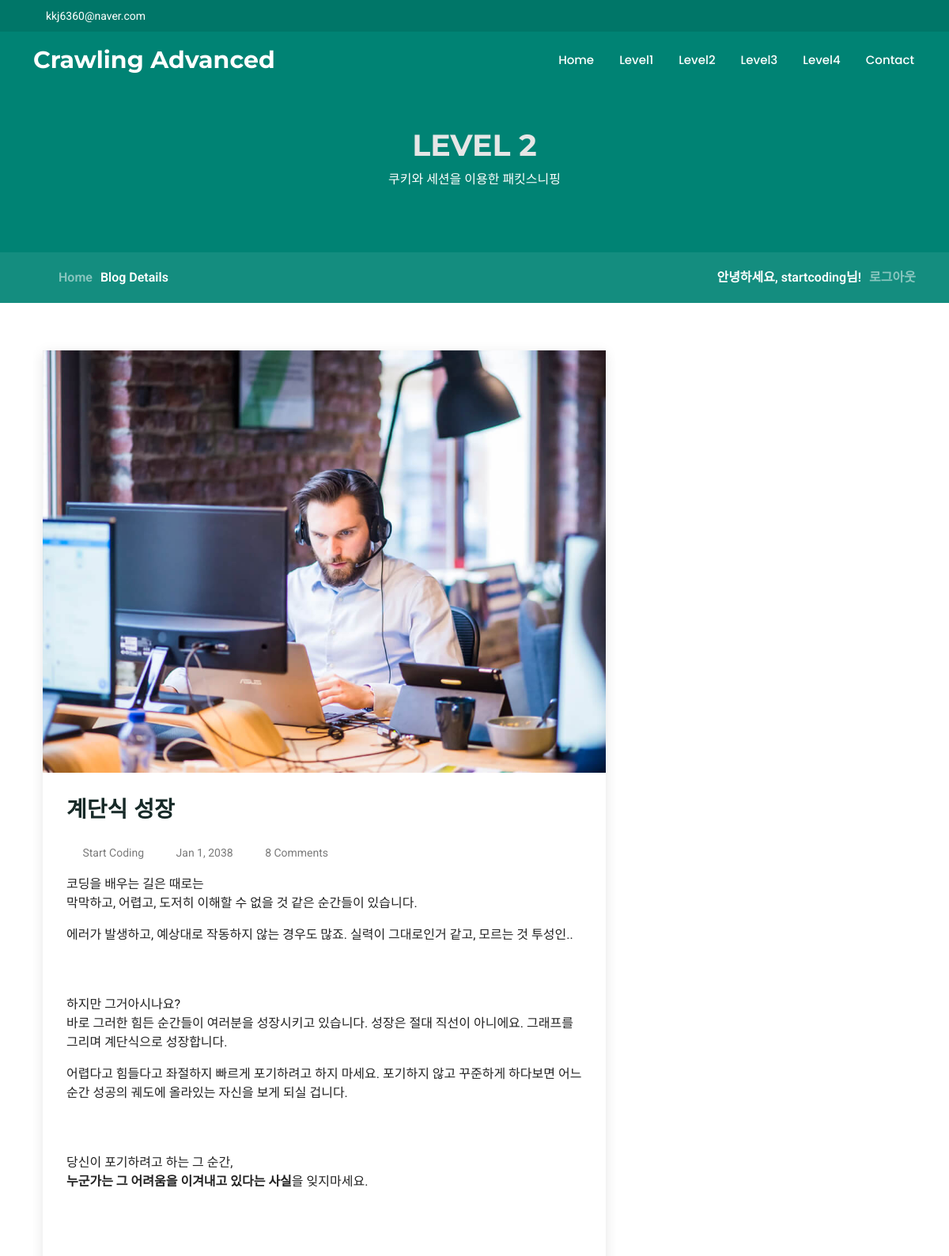
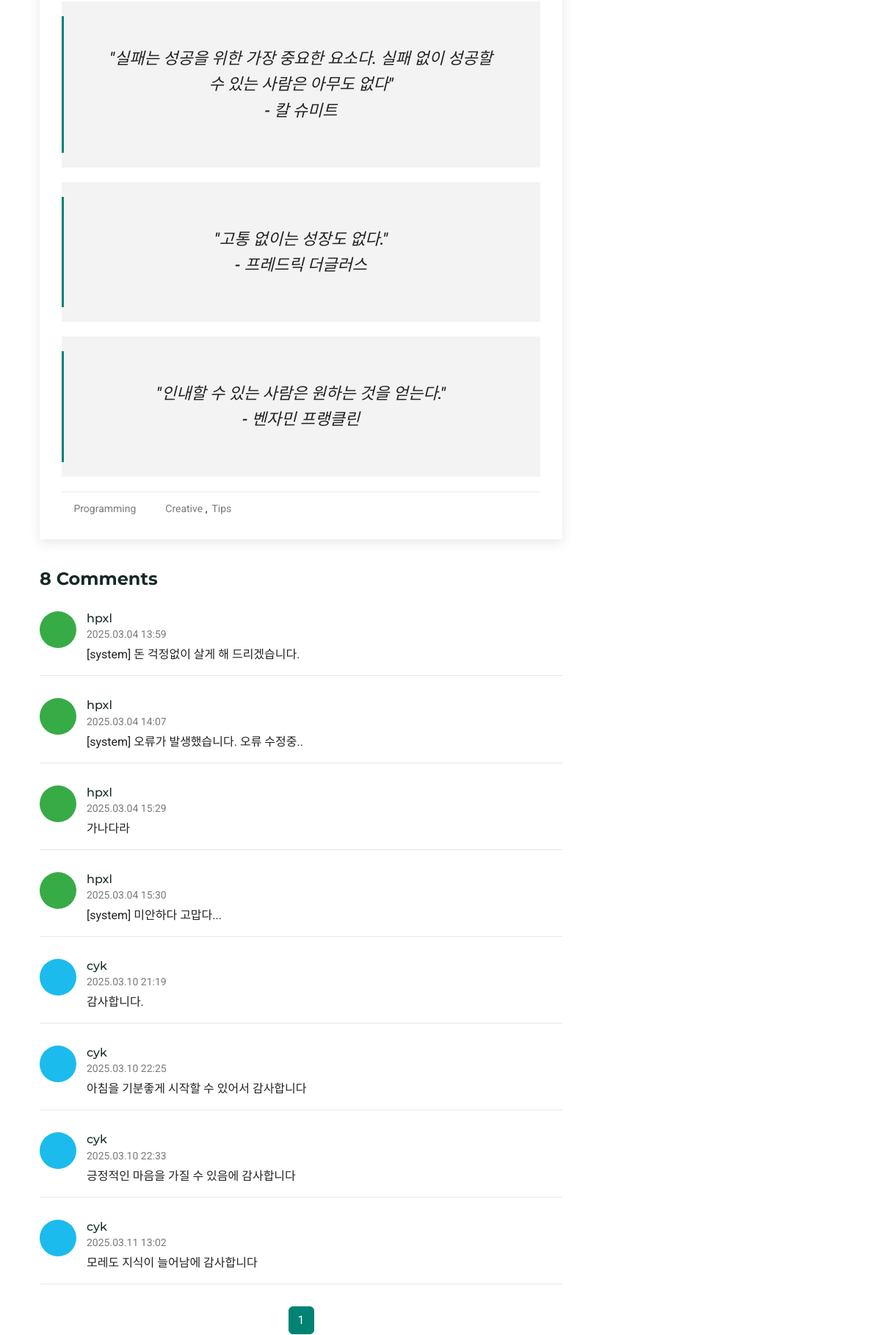
Page /level2 (signed in, upper part) on the committed database (2 pictures, top to bottom).
### app/models.py (models this page shows, shortened)
class User(UserMixin, db.Model):
    id = db.Column(db.Integer, primary_key=True)
    username = db.Column(db.String(64), unique=True, nullable=False)
    password_hash = db.Column(db.String(128), nullable=False)
    color = db.Column(db.String(7), default="#000000")
    comments = db.relationship('Comment', backref='author', lazy='dynamic')

class Comment(db.Model):
    id = db.Column(db.Integer, primary_key=True)
    content = db.Column(db.Text, nullable=False)
    user_id = db.Column(db.Integer, db.ForeignKey('user.id'), nullable=False)
    created_at = db.Column(db.DateTime, default=lambda: datetime.now(ZoneInfo("Asia/Seoul")))  # 한국 시간 기준

### app/routes.py (the view)
@app.route('/level2')
def level2():
    page = request.args.get('page', 1, type=int)
    comments_query = Comment.query.order_by(Comment.created_at.asc())
    comments = comments_query.paginate(page=page, per_page=20)
    comment_form = CommentForm()
    edit_form = EditCommentForm()
    delete_form = DeleteForm()
    return render_template('level2.html', comments=comments, form=comment_form, edit_form=edit_form, delete_form=delete_form)

### app/models.py (called while the page is built)
@login.user_loader
def load_user(id):
    return User.query.get(int(id))

### app/templates/level2.html (shortened to what this page needs)
{% extends "main_base.html" %}
{% block content %}
<main class="main">
  <div class="page-title">
    <div class="heading">
      <div class="container">
        <div class="row d-flex justify-content-center text-center">
          <div class="col-lg-8">
            <h1>LEVEL 2</h1>
            <p class="mb-0">쿠키와 세션을 이용한 패킷스니핑</p>
          </div>
        </div>
      </div>
    </div>
    <nav class="breadcrumbs">
      <div class="container">
        <ol>
          <li><a href="/">Home</a></li>
          <li class="current">Blog Details</li>
        </ol>
        <ol>
          {% if current_user.is_authenticated %}
          <li>
            <span class="navbar-text">안녕하세요, {{ current_user.username }}님!</span>
          </li>
          <li>
            <a class="nav-link" href="{{ url_for('logout') }}">로그아웃</a>
          </li>
          {% endif %}
        </ol>
      </div>
    </nav>
  </div>
  <div class="container">
    <div class="row">
      <div class="col-lg-8">
        <section id="blog-details" class="blog-details section">
          <div class="container">
            <article class="article">
              <div class="post-img">
                <img src="assets/img/blog/blog-1.jpg" alt="" class="img-fluid">
              </div>
              <h2 class="title">계단식 성장</h2>
              <div class="meta-top">
                <ul>
                  <li class="d-flex align-items-center"><i class="bi bi-person"></i> <a href="#">Start Coding</a></li>
                  <li class="d-flex align-items-center"><i class="bi bi-clock"></i> <a href="#"><time
                        datetime="2038-01-01">Jan 1, 2038</time></a></li>
                  <li class="d-flex align-items-center"><i class="bi bi-chat-dots"></i> <a href="#">{{
                      comments.total }}
                      Comments</a></li>
                </ul>
              </div>
              <div class="content">
                <p>
                  코딩을 배우는 길은 때로는 <br>막막하고, 어렵고, 도저히 이해할 수 없을 것 같은 순간들이 있습니다.
                </p>
                <p>
                  에러가 발생하고, 예상대로 작동하지 않는 경우도 많죠. 실력이 그대로인거 같고, 모르는 것 투성인..
                </p><br><br>
                <p>
                  하지만 그거아시나요? <br>바로 그러한 힘든 순간들이 여러분을 성장시키고 있습니다. 성장은 절대 직선이 아니에요. 그래프를 그리며 계단식으로 성장합니다.
                </p>
                <p>
                  어렵다고 힘들다고 좌절하지 빠르게 포기하려고 하지 마세요. 포기하지 않고 꾸준하게 하다보면 어느순간 성공의 궤도에
                  올라있는 자신을 보게 되실 겁니다.
                </p><br><br>
                <p>
                  당신이 포기하려고 하는 그 순간,<br> <b>누군가는 그 어려움을 이겨내고 있다는 사실</b>을 잊지마세요.
                </p><br><br>
                <blockquote>
                  <p>
                    "실패는 성공을 위한 가장 중요한 요소다. 실패 없이 성공할 수 있는 사람은 아무도 없다" <br>- 칼 슈미트
                  </p>
                </blockquote>
                <blockquote>
                  <p>
                    "고통 없이는 성장도 없다." <br>- 프레드릭 더글러스
                  </p>
                </blockquote>
                <blockquote>
                  <p>
                    "인내할 수 있는 사람은 원하는 것을 얻는다." <br>- 벤자민 프랭클린
                  </p>
                </blockquote>
              </div>
              <div class="meta-bottom">
                <i class="bi bi-folder"></i>
                <ul class="cats">
                  <li><a href="#">Programming</a></li>
                </ul>
                <i class="bi bi-tags"></i>
                <ul class="tags">
                  <li><a href="#">Creative</a></li>
                  <li><a href="#">Tips</a></li>
                </ul>
              </div>
            </article>
          </div>
        </section>
        <section id="blog-comments" class="blog-comments section">
          <div class="container">
            <h4 class="comments-count">{{ comments.total }} Comments</h4>
            {% for comment in comments.items %}
            <div id="comment-{{ comment.id }}" class="comment">
              <div class="d-flex">
                <div class="comment-img">
                  <span style="background-color: {{ comment.author.color }};"></span>
                </div>
                <div>
                  <h5 class="comment-name">{{ comment.author.username }}</h5>
                  <time class="comment-date">{{ comment.created_at.strftime('%Y.%m.%d %H:%M') }}</time>
                  <p class="comment-text">{{ comment.content }}</p>
                </div>
              </div>
            </div>
            {% endfor %}
            <nav aria-label="Page navigation">
              <ul class="pagination">
                {% for page_num in comments.iter_pages() %}
                <li class="page-item {% if page_num == comments.page %}active{% endif %}">
                  <a class="page-link" href="{{ url_for('level2', page=page_num) }}">{{ page_num }}</a>
                </li>
                {% endfor %}
              </ul>
            </nav>
          </div>
        </section>
      </div>
    </div>
  </div>
</main>
{% endblock %}

### rows in the picture
User: username "startcoding"
Comment: author.username "hpxl", created_at "2025.03.04 13:59", content "[system] 돈 걱정없이 살게 해 드리겠습니다."
Comment: author.username "hpxl", created_at "2025.03.04 14:07", content "[system] 오류가 발생했습니다. 오류 수정중.."
Comment: author.username "hpxl", created_at "2025.03.04 15:29", content "가나다라"
Comment: author.username "hpxl", created_at "2025.03.04 15:30", content "[system] 미안하다 고맙다..."
Comment: author.username "cyk", created_at "2025.03.10 21:19", content "감사합니다."
Comment: author.username "cyk", created_at "2025.03.10 22:25", content "아침을 기분좋게 시작할 수 있어서 감사합니다"
Comment: author.username "cyk", created_at "2025.03.10 22:33", content "긍정적인 마음을 가질 수 있음에 감사합니다"
Comment: author.username "cyk", created_at "2025.03.11 13:02", content "모레도 지식이 늘어남에 감사합니다"

### other values in the picture
{{ comments.total }} "8"
{{ page_num }} "1"
